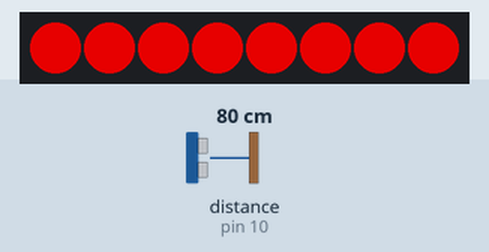
A sketch run on a simulated Arduino Uno, built with avr-gcc and run on an emulated ATmega328P. Parts: 8 RGB LEDs in strip order, left to right. The test bench sets the inputs (shaded band); at power-on: distance to the obstacle (sensor on pin 10) 80 cm. The echo pulse lasts 58.3 µs per cm; dim RGB values are drawn brighter than linear.

Above: at 0.93 s.
1.3 s: distance to the obstacle (sensor on pin 10) set to 250 cm
At 2.4 s:
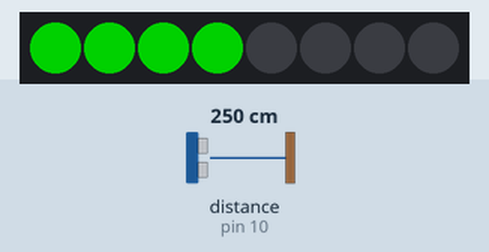
2.9 s: distance to the obstacle (sensor on pin 10) set to 299 cm
At 3.8 s:
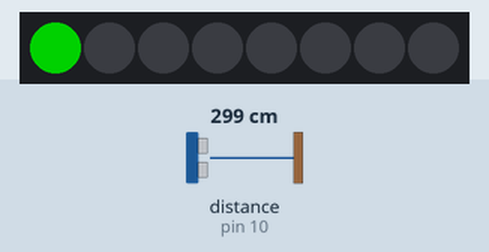
Timing chart, 0 to 5.9 s (numbered marks = the images above; inputs shaded):
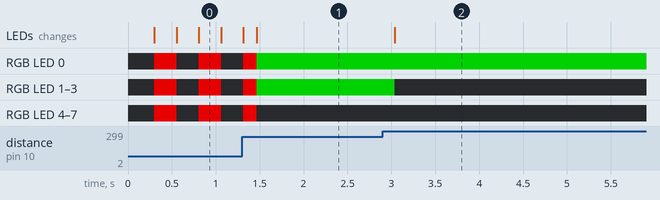

The sketch:

Basic_1_with_var.ino
```cpp
#include <Adafruit_NeoPixel.h>
#include <NewPing.h>

#define LED_PIN        A0
#define NUM_LEDS       8
#define TRIGGER_PIN    9
#define ECHO_PIN       10

#define MAX_DIST_CM    400
#define SAMPLES        3

int CAR_NOSE_OFFSET_CM = 120;  // The distance from the point that the sensor is to the front bumber of your car

int TARGET_STOP_DISTANCE_CM = 50;  // The desired distance from the front of your car to the next car

#define CRITICAL_FLASH_SPEED_MS 200

NewPing sonar(TRIGGER_PIN, ECHO_PIN, MAX_DIST_CM);
Adafruit_NeoPixel strip(NUM_LEDS, LED_PIN, NEO_GRB + NEO_KHZ800);

unsigned int readDistanceRaw() {
  unsigned int vals[SAMPLES];
  for (int i = 0; i < SAMPLES; i++) {
    unsigned int d = sonar.ping_cm();
    if (d == 0) d = MAX_DIST_CM + 1;
    vals[i] = d;
    delay(10);
  }

  for (int i = 0; i < SAMPLES - 1; i++)
    for (int j = i + 1; j < SAMPLES; j++)
      if (vals[j] < vals[i]) { unsigned int t = vals[i]; vals[i] = vals[j]; vals[j] = t; }

  unsigned int sum = 0;
  for (int i = 0; i < SAMPLES; i++) sum += vals[i];
  unsigned int avg = sum / SAMPLES;

  if (avg > MAX_DIST_CM) return 0;
  return avg;
}

void drawBar(int count, uint32_t color) {
  strip.clear();
  for (int i = 0; i < count; i++) {
    strip.setPixelColor(i, color);
  }
  strip.show();
}

void flashCritical() {
  static unsigned long last = 0;
  static bool on = false;
  unsigned long now = millis();
  if (now - last >= CRITICAL_FLASH_SPEED_MS) {
    last = now;
    on = !on;
  }

  for (int i = 0; i < NUM_LEDS; i++) {
    strip.setPixelColor(i, on ? strip.Color(180,0,0) : 0);
  }
  strip.show();
}

void setup() {
  strip.begin();
  strip.show();
}

void loop() {

  unsigned int distRaw = readDistanceRaw();  // cm

  int bumperDistance;
  if (distRaw == 0) bumperDistance = -999;
  else bumperDistance = (int)distRaw - CAR_NOSE_OFFSET_CM;


  if (bumperDistance <= 0) {

    flashCritical();
    delay(80);
    return;
  }

  int FAR_LIMIT = TARGET_STOP_DISTANCE_CM + 150;
  int NEAR_LIMIT = TARGET_STOP_DISTANCE_CM;

  bumperDistance = constrain(bumperDistance, NEAR_LIMIT, FAR_LIMIT);


  int ledsOn = map(bumperDistance, FAR_LIMIT, NEAR_LIMIT, 1, NUM_LEDS);
  ledsOn = constrain(ledsOn, 1, NUM_LEDS);


  uint32_t color;
  if (bumperDistance > TARGET_STOP_DISTANCE_CM + 80)       color = strip.Color(0, 120, 0);     // green
  else if (bumperDistance > TARGET_STOP_DISTANCE_CM + 30)  color = strip.Color(180, 150, 0);   // yellow
  else if (bumperDistance > TARGET_STOP_DISTANCE_CM)       color = strip.Color(180, 70, 0);    // orange
  else                                                     color = strip.Color(180, 0, 0);     // red


  if (bumperDistance <= TARGET_STOP_DISTANCE_CM) {
    flashCritical();
  } else {
    drawBar(ledsOn, color);
  }

  delay(80);
}
```

Measured:
- after the input at 1.3 s, the LEDs: first differ from a run without the input after 0.17 s (image 1)
- after the input at 2.9 s, RGB LED 1–3: RGB(0, 120, 0) → off after 0.14 s; the LEDs: change after 0.14 s (image 2)
